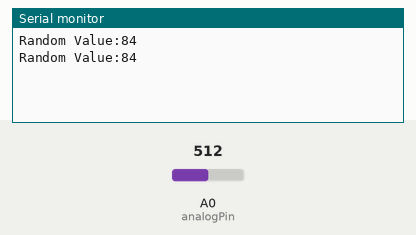
Recording of a sketch running on a simulated Arduino Uno, built with avr-gcc and run on an emulated ATmega328P. Parts: the last lines printed to the serial monitor. Inputs (shaded band) come from the test bench; at power-on: A0 (analogPin) = 512. Random numbers use the default seed unless the sketch sets one.

Above: at 1.8 s.
1.9 s: A0 (analogPin) set to 716
At 2.8 s:
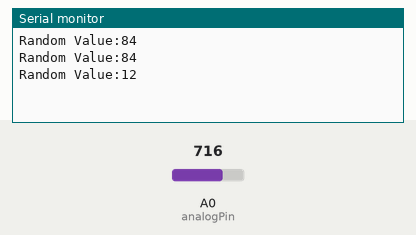
3.4 s: A0 (analogPin) set to 900
At 4.8 s:
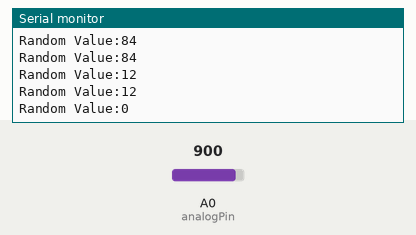
Timing chart, 0 to 6.4 s (numbered marks = the images above; inputs shaded):
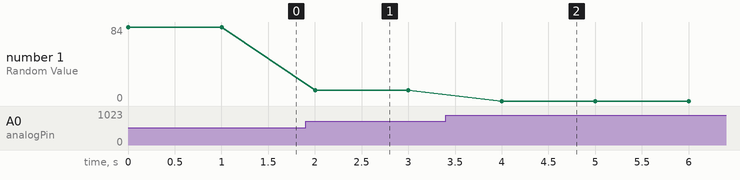

Measured:
- after the input at 1.9 s, the serial monitor: prints a new line after 0.10 s (image 1)
- after the input at 3.4 s, the serial monitor: prints a new line after 0.60 s (image 2)
- plotted number 1: 84 → 12 after the input at 1.9 s, 12 → 0 after the input at 3.4 s

The sketch:

random-seed-demo.ino
```cpp
//利用randomSeed()函式產生亂數種子，並以讀取空接的A0腳位，使ramdom()產生的亂數序列每次不相同
const int analogPin=0;
void setup()
{
  Serial.begin(115200);
}

void loop()
{
  int randValue=0;
  randomSeed(analogRead(analogPin));
  randValue=random(0,100);
  Serial.print("Random Value:");
  Serial.println(randValue);
  delay(1000);
}
```
